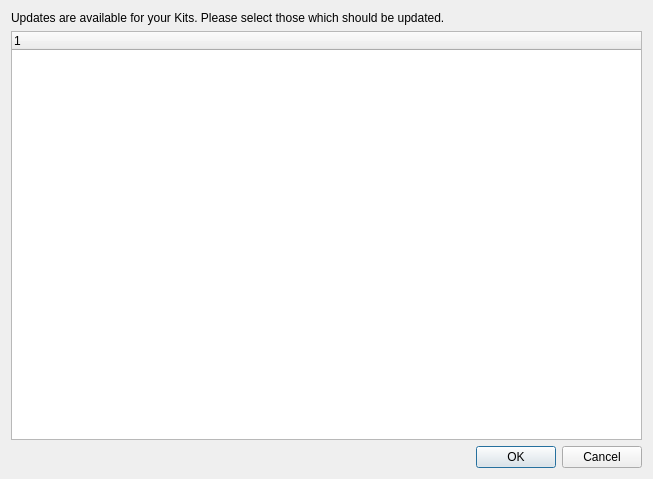
<?xml version="1.0" encoding="UTF-8"?>
<ui version="4.0">
 <class>Ubuntu::Internal::TargetUpgradeManagerDialog</class>
 <widget class="QDialog" name="Ubuntu::Internal::TargetUpgradeManagerDialog">
  <property name="geometry">
   <rect>
    <x>0</x>
    <y>0</y>
    <width>653</width>
    <height>479</height>
   </rect>
  </property>
  <property name="windowTitle">
   <string>Dialog</string>
  </property>
  <layout class="QVBoxLayout" name="verticalLayout">
   <item>
    <widget class="QLabel" name="label">
     <property name="text">
      <string>Updates are available for your Kits. Please select those which should be updated.</string>
     </property>
     <property name="wordWrap">
      <bool>true</bool>
     </property>
    </widget>
   </item>
   <item>
    <widget class="QTreeWidget" name="treeWidget">
     <column>
      <property name="text">
       <string/>
      </property>
     </column>
    </widget>
   </item>
   <item>
    <widget class="QDialogButtonBox" name="buttonBox">
     <property name="standardButtons">
      <set>QDialogButtonBox::Cancel|QDialogButtonBox::Ok</set>
     </property>
    </widget>
   </item>
  </layout>
 </widget>
 <resources/>
 <connections>
  <connection>
   <sender>buttonBox</sender>
   <signal>accepted()</signal>
   <receiver>Ubuntu::Internal::TargetUpgradeManagerDialog</receiver>
   <slot>accept()</slot>
   <hints>
    <hint type="sourcelabel">
     <x>440</x>
     <y>448</y>
    </hint>
    <hint type="destinationlabel">
     <x>649</x>
     <y>41</y>
    </hint>
   </hints>
  </connection>
  <connection>
   <sender>buttonBox</sender>
   <signal>rejected()</signal>
   <receiver>Ubuntu::Internal::TargetUpgradeManagerDialog</receiver>
   <slot>reject()</slot>
   <hints>
    <hint type="sourcelabel">
     <x>358</x>
     <y>457</y>
    </hint>
    <hint type="destinationlabel">
     <x>648</x>
     <y>79</y>
    </hint>
   </hints>
  </connection>
 </connections>
</ui>
